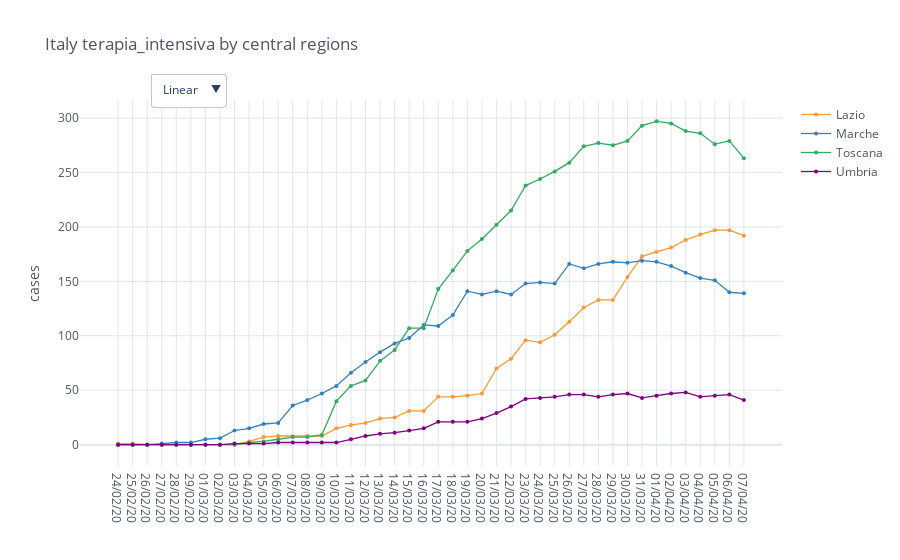

The notebook cell this image was saved under:
### Code cell
regions = io.italy_load_regions(io.italy_central_regions)
total_cases = io.italy_regions_filter_by_category(regions, category)

mpl.iplot_comparative_plot(total_cases, title='Italy ' + category + ' by central regions')

### Figure 1 — Plotly figure (JSON) as saved in the notebook; plotly's stock layout.template omitted (floating-point values rounded to 4 significant figures)
{"data": [{"line": {"color": "rgba(255, 153, 51, 1.0)", "dash": "solid", "shape": "linear", "width": 1.3}, "marker": {"size": 4, "symbol": "circle"}, "mode": "lines+markers", "name": "Lazio", "text": "", "type": "scatter", "x": ["24/02/20", "25/02/20", "26/02/20", "27/02/20", "28/02/20", "29/02/20", "01/03/20", "02/03/20", "03/03/20", "04/03/20", "05/03/20", "06/03/20", "07/03/20", "08/03/20", "09/03/20", "10/03/20", "11/03/20", "12/03/20", "13/03/20", "14/03/20", "15/03/20", "16/03/20", "17/03/20", "18/03/20", "19/03/20", "20/03/20", "21/03/20", "22/03/20", "23/03/20", "24/03/20", "25/03/20", "26/03/20", "27/03/20", "28/03/20", "29/03/20", "30/03/20", "31/03/20", "01/04/20", "02/04/20", "03/04/20", "04/04/20", "05/04/20", "06/04/20", "07/04/20"], "y": [1, 1, 0, 0, 0, 0, 0, 0, 0, 3, 7, 8, 8, 8, 8, 15, 18, 20, 24, 25, 31, 31, 44, 44, 45, 47, 70, 79, 96, 94, 101, 113, 126, 133, 133, 154, 173, 177, 181, 188, 193, 197, 197, 192]}, {"line": {"color": "rgba(55, 128, 191, 1.0)", "dash": "solid", "shape": "linear", "width": 1.3}, "marker": {"size": 4, "symbol": "circle"}, "mode": "lines+markers", "name": "Marche", "text": "", "type": "scatter", "x": ["24/02/20", "25/02/20", "26/02/20", "27/02/20", "28/02/20", "29/02/20", "01/03/20", "02/03/20", "03/03/20", "04/03/20", "05/03/20", "06/03/20", "07/03/20", "08/03/20", "09/03/20", "10/03/20", "11/03/20", "12/03/20", "13/03/20", "14/03/20", "15/03/20", "16/03/20", "17/03/20", "18/03/20", "19/03/20", "20/03/20", "21/03/20", "22/03/20", "23/03/20", "24/03/20", "25/03/20", "26/03/20", "27/03/20", "28/03/20", "29/03/20", "30/03/20", "31/03/20", "01/04/20", "02/04/20", "03/04/20", "04/04/20", "05/04/20", "06/04/20", "07/04/20"], "y": [0, 0, 0, 1, 2, 2, 5, 6, 13, 15, 19, 20, 36, 41, 47, 54, 66, 76, 85, 93, 98, 110, 109, 119, 141, 138, 141, 138, 148, 149, 148, 166, 162, 166, 168, 167, 169, 168, 164, 158, 153, 151, 140, 139]}, {"line": {"color": "rgba(50, 171, 96, 1.0)", "dash": "solid", "shape": "linear", "width": 1.3}, "marker": {"size": 4, "symbol": "circle"}, "mode": "lines+markers", "name": "Toscana", "text": "", "type": "scatter", "x": ["24/02/20", "25/02/20", "26/02/20", "27/02/20", "28/02/20", "29/02/20", "01/03/20", "02/03/20", "03/03/20", "04/03/20", "05/03/20", "06/03/20", "07/03/20", "08/03/20", "09/03/20", "10/03/20", "11/03/20", "12/03/20", "13/03/20", "14/03/20", "15/03/20", "16/03/20", "17/03/20", "18/03/20", "19/03/20", "20/03/20", "21/03/20", "22/03/20", "23/03/20", "24/03/20", "25/03/20", "26/03/20", "27/03/20", "28/03/20", "29/03/20", "30/03/20", "31/03/20", "01/04/20", "02/04/20", "03/04/20", "04/04/20", "05/04/20", "06/04/20", "07/04/20"], "y": [0, 0, 0, 0, 0, 0, 0, 0, 0, 2, 3, 5, 7, 7, 9, 40, 54, 59, 77, 87, 107, 107, 143, 160, 178, 189, 202, 215, 238, 244, 251, 259, 274, 277, 275, 279, 293, 297, 295, 288, 286, 276, 279, 263]}, {"line": {"color": "rgba(128, 0, 128, 1.0)", "dash": "solid", "shape": "linear", "width": 1.3}, "marker": {"size": 4, "symbol": "circle"}, "mode": "lines+markers", "name": "Umbria", "text": "", "type": "scatter", "x": ["24/02/20", "25/02/20", "26/02/20", "27/02/20", "28/02/20", "29/02/20", "01/03/20", "02/03/20", "03/03/20", "04/03/20", "05/03/20", "06/03/20", "07/03/20", "08/03/20", "09/03/20", "10/03/20", "11/03/20", "12/03/20", "13/03/20", "14/03/20", "15/03/20", "16/03/20", "17/03/20", "18/03/20", "19/03/20", "20/03/20", "21/03/20", "22/03/20", "23/03/20", "24/03/20", "25/03/20", "26/03/20", "27/03/20", "28/03/20", "29/03/20", "30/03/20", "31/03/20", "01/04/20", "02/04/20", "03/04/20", "04/04/20", "05/04/20", "06/04/20", "07/04/20"], "y": [0, 0, 0, 0, 0, 0, 0, 0, 1, 1, 1, 2, 2, 2, 2, 2, 5, 8, 10, 11, 13, 15, 21, 21, 21, 24, 29, 35, 42, 43, 44, 46, 46, 44, 46, 47, 43, 45, 47, 48, 44, 45, 46, 41]}], "layout": {"legend": {"bgcolor": "#FFFFFF", "font": {"color": "#4D5663"}}, "paper_bgcolor": "#FFFFFF", "plot_bgcolor": "#FFFFFF", "title": {"font": {"color": "#4D5663"}, "text": "Italy terapia_intensiva by central regions"}, "updatemenus": [{"buttons": [{"args": [{"yaxis.type": "linear"}], "label": "Linear", "method": "relayout"}, {"args": [{"yaxis.type": "log"}], "label": "Log", "method": "relayout"}], "direction": "down", "pad": {"r": 10, "t": 10}, "showactive": true, "x": 0.1, "xanchor": "left", "y": 1.1, "yanchor": "top"}], "xaxis": {"gridcolor": "#E1E5ED", "showgrid": true, "tickfont": {"color": "#4D5663"}, "title": {"font": {"color": "#4D5663"}, "text": ""}, "zerolinecolor": "#E1E5ED"}, "yaxis": {"gridcolor": "#E1E5ED", "showgrid": true, "tickfont": {"color": "#4D5663"}, "title": {"font": {"color": "#4D5663"}, "text": "cases"}, "zerolinecolor": "#E1E5ED"}}}
